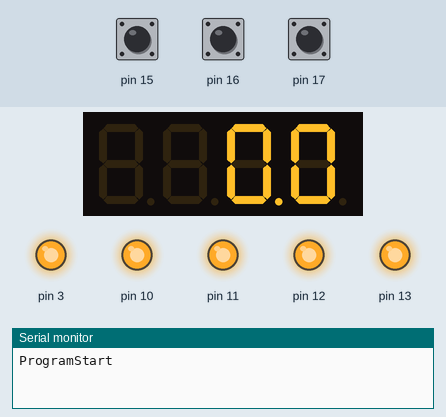
The sketch below on a simulated Arduino Uno, built with avr-gcc and run on an emulated ATmega328P. Parts: 4-digit seven-segment display, output pins drawn as LEDs (lit = HIGH), the last lines printed to the serial monitor. The test bench sets the inputs (shaded band); at power-on: pin 15 HIGH, pin 16 HIGH, pin 17 HIGH.

Above: at 1.2 s.
1.3 s: pin 15 pulled LOW for 0.15 s
At 2.5 s:
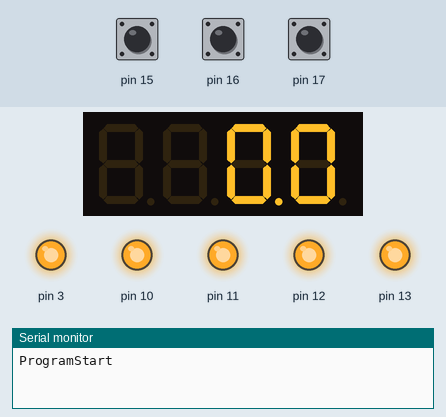
2.9 s: pin 16 pulled LOW for 0.15 s
At 3.9 s:
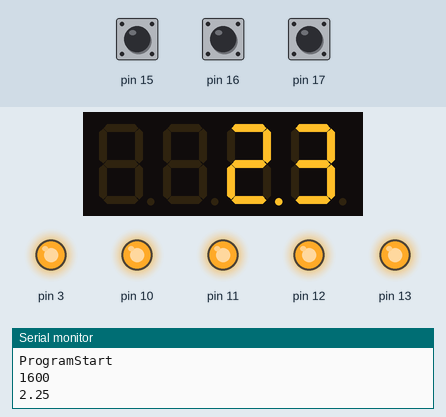
Timing chart, 0 to 5.9 s (numbered marks = the images above; inputs shaded):
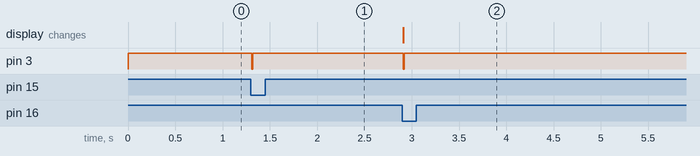

Measured:
- after the input at 1.3 s, pin 3: HIGH → LOW at once, → HIGH 0.01 s later
- after the input at 2.9 s, pin 3: HIGH → LOW at once, → HIGH 0.01 s later; the display: changes at once (image 2)

The sketch:

sketch_SpeedMeter.ino
```cpp
#include <TimerOne.h>
#include <Wire.h>
#include <MultiFuncShield.h>

int cnt = 0;
int phase = 0;
unsigned long restart_wait = 0;

void flash() {
  cnt++;

  // Auto Clear
  if (phase == 2)
  {
    if (restart_wait == 0)
    {
      phase = 0;
      MFS.write((float)0.0);
    }
    else
    {
      restart_wait--;
    }
  }
}

void setup() {
  Serial.begin(9600);
  Serial.println("ProgramStart");

  Timer1.initialize();
  MFS.initialize(&Timer1);    // initialize multi-function shield library
  MFS.write((float)0.0);
}

void loop() {
  byte buttonNumber = 0;
  byte buttonAction = 0;

  MFS.manualButtonHandler();
  byte btn = MFS.getButton();
  MFS.userInterrupt = &flash;

  if (btn)
  {
    buttonNumber = btn & B00111111;
    buttonAction = btn & B11000000;

    if ((buttonNumber == 1) && (buttonAction == BUTTON_PRESSED_IND) && (phase == 0))
    //if (!bitRead(PINC, 1) && (phase == 0))
    {
      phase = 1;
      cnt = 0;
      MFS.beep(1, 1, 1);  // 100 milliseconds on / 100 off beep 1 times
      //Serial.println("Start");
    }

    if ((buttonNumber == 2) && (buttonAction == BUTTON_PRESSED_IND) && (phase == 1))
    //if (!bitRead(PINC, 2) && (phase == 1))
    {
      MFS.userInterrupt = NULL;
      phase = 2;

      float times = cnt;
      Serial.println(cnt);
      float spd = 3600 / times;
      MFS.write(spd);
      Serial.println(spd);
      MFS.beep(1, 1, 1);  // 100 milliseconds on / 100 off beep 1 times

      restart_wait = 10000;  // Restart wait
    }

    // Manual Clear
    if ((buttonNumber == 3) && (buttonAction == BUTTON_PRESSED_IND) && (phase == 2))
    //if (!bitRead(PINC, 3) && (phase == 2))
    {
      phase = 0;
      MFS.write((float)0.0);
    }
  }
}
```
